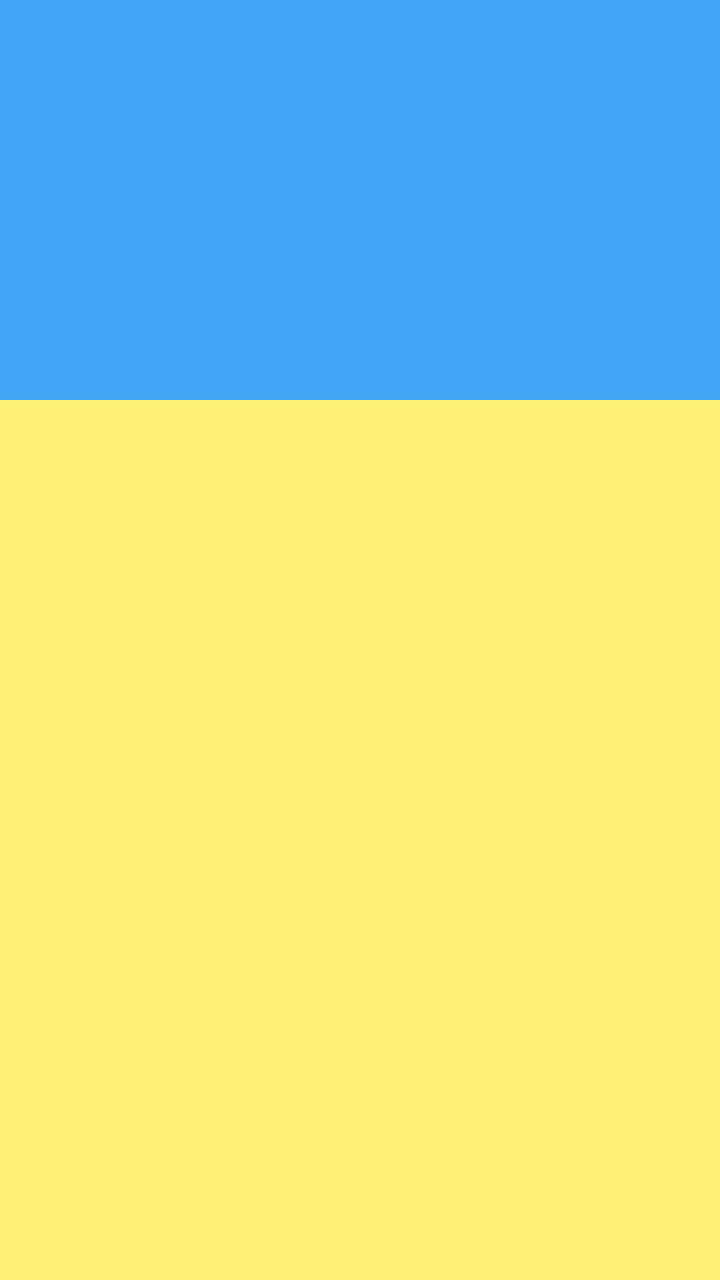
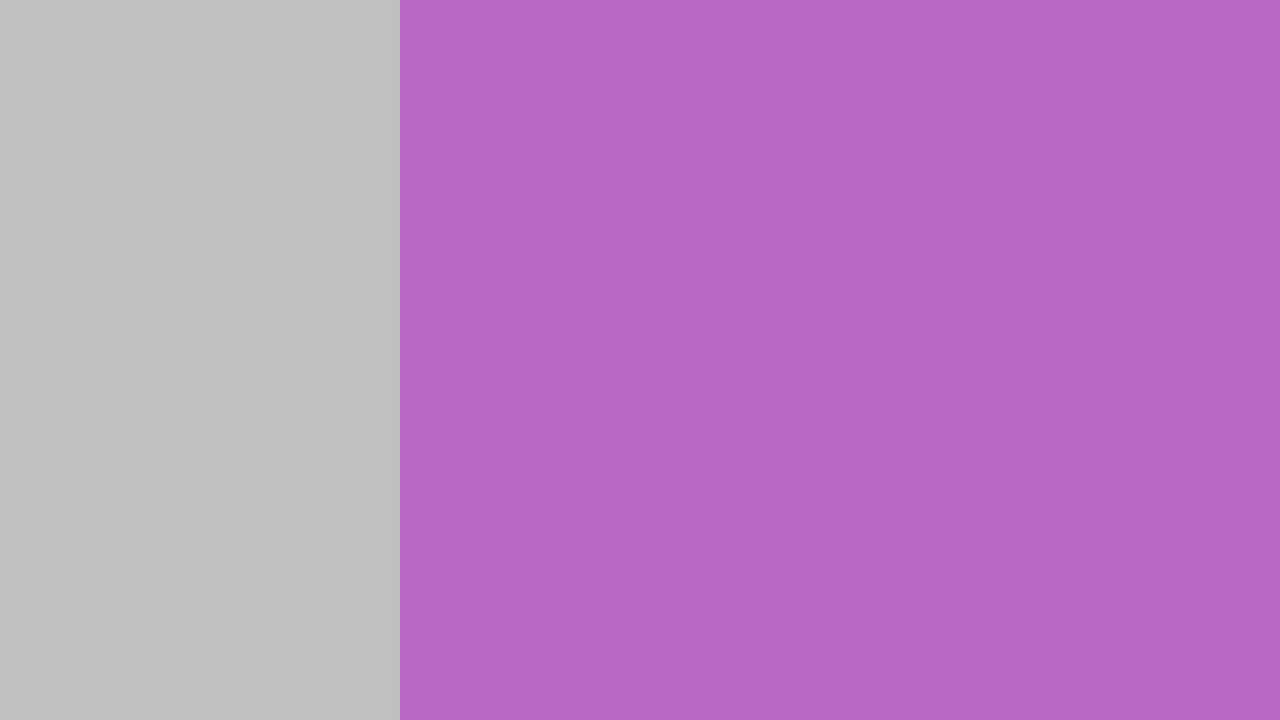

Compare how this app lays out the same screen by default and in its alternative resource folder. The renders come first, then the two layout files and the values they reference.
<!-- AndroidManifest.xml: application theme Theme.AppCompat.Light.NoActionBar -->
<!-- res/layout/fragment_course.xml -->
<?xml version="1.0" encoding="utf-8"?>
<LinearLayout xmlns:android="http://schemas.android.com/apk/res/android"
    android:id="@+id/course"
    android:layout_width="match_parent"
    android:layout_height="match_parent"
    android:backgroundTint="#FDFDFD"
    android:orientation="vertical">

    <RelativeLayout
        android:id="@+id/pager_wrapper"
        android:layout_width="match_parent"
        android:layout_height="200dp">

        <androidx.viewpager2.widget.ViewPager2
            android:id="@+id/ad_pager"
            android:layout_width="match_parent"
            android:layout_height="match_parent"
            android:background="@color/color_blue">

        </androidx.viewpager2.widget.ViewPager2>

        <LinearLayout
            android:id="@+id/ad_indicator"
            android:layout_width="match_parent"
            android:layout_height="40dp"
            android:layout_alignParentBottom="true"
            android:gravity="center"
            android:orientation="horizontal" />

    </RelativeLayout>

    <androidx.recyclerview.widget.RecyclerView
        android:id="@+id/course_view"
        android:layout_width="match_parent"
        android:layout_height="match_parent"
        android:background="@color/color_yellow" />
</LinearLayout>
<!-- resources referenced by this layout -->
<resources>
  <color name="color_blue">#42A5F5</color>
  <color name="color_yellow">#FFF176</color>
</resources>
<!-- res/layout-land/fragment_course.xml (the author's variant of the layout above) -->
<!-- drawn on the phone turned sideways -->
<?xml version="1.0" encoding="utf-8"?>
<LinearLayout
    xmlns:android="http://schemas.android.com/apk/res/android"
    android:layout_width="match_parent"
    android:layout_height="match_parent">

    <androidx.viewpager2.widget.ViewPager2
        android:id="@+id/ad_pager"
        android:layout_width="200dp"
        android:layout_height="match_parent"
        android:background="@color/color_gray">

    </androidx.viewpager2.widget.ViewPager2>

    <androidx.recyclerview.widget.RecyclerView
        android:id="@+id/course_view"
        android:layout_width="match_parent"
        android:layout_height="match_parent"
        android:background="@color/color_purple" />
</LinearLayout>
<!-- resources referenced by the variant -->
<!-- as the phone turned sideways resolves them -->
<resources>
  <color name="color_gray">#C0C0C0</color>
  <color name="color_purple">#BA68C8</color>
</resources>
